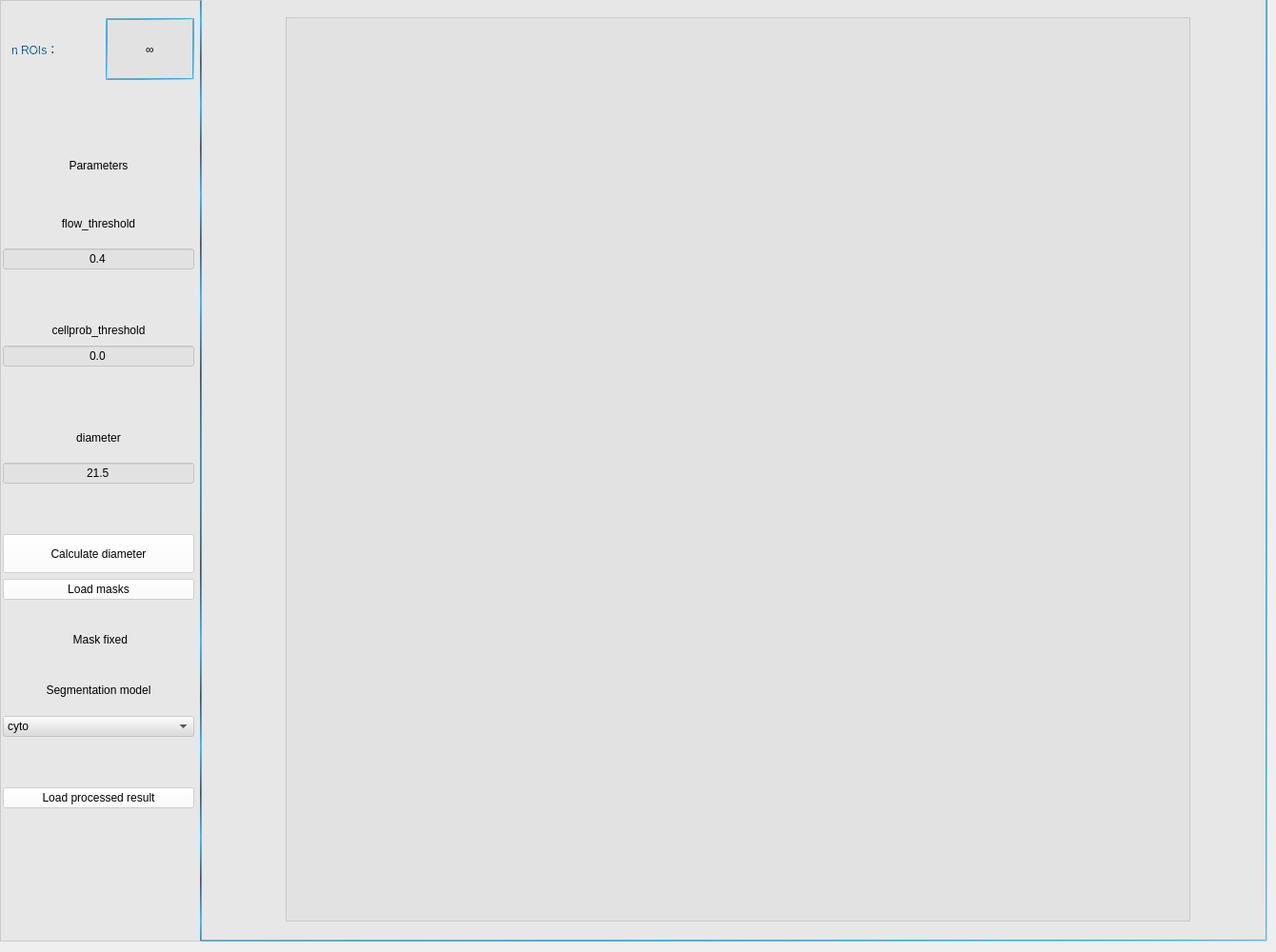
            <widget class="QWidget" name="tab_3">
             <attribute name="title">
              <string>Tab3</string>
             </attribute>
             <widget class="QFrame" name="frame_72">
              <property name="geometry">
               <rect>
                <x>210</x>
                <y>-2</y>
                <width>1121</width>
                <height>991</height>
               </rect>
              </property>
              <property name="sizePolicy">
               <sizepolicy hsizetype="Expanding" vsizetype="Ignored">
                <horstretch>5</horstretch>
                <verstretch>5</verstretch>
               </sizepolicy>
              </property>
              <property name="maximumSize">
               <size>
                <width>1125</width>
                <height>991</height>
               </size>
              </property>
              <property name="styleSheet">
               <string notr="true">#frame_72{
background-color:rgba(220, 220, 220, 120);
border:2px solid qlineargradient(spread:pad, x1:0, y1:0, x2:1, y2:1, stop:0 rgba(107, 171, 184, 214), stop:0.545455 rgba(19, 157, 230, 211), stop:1 rgba(236, 241, 245, 232));
}</string>
              </property>
              <property name="frameShape">
               <enum>QFrame::StyledPanel</enum>
              </property>
              <property name="frameShadow">
               <enum>QFrame::Raised</enum>
              </property>
              <widget class="QFrame" name="frame_15">
               <property name="geometry">
                <rect>
                 <x>90</x>
                 <y>20</y>
                 <width>950</width>
                 <height>950</height>
                </rect>
               </property>
               <property name="maximumSize">
                <size>
                 <width>950</width>
                 <height>950</height>
                </size>
               </property>
               <property name="frameShape">
                <enum>QFrame::StyledPanel</enum>
               </property>
               <property name="frameShadow">
                <enum>QFrame::Raised</enum>
               </property>
               <widget class="QLabel" name="label_largeseg">
                <property name="geometry">
                 <rect>
                  <x>0</x>
                  <y>0</y>
                  <width>951</width>
                  <height>951</height>
                 </rect>
                </property>
                <property name="styleSheet">
                 <string notr="true">#label_largeseg{
background-color:rgba(220, 220, 220, 120);

}</string>
                </property>
                <property name="text">
                 <string/>
                </property>
               </widget>
              </widget>
             </widget>
             <widget class="QFrame" name="frame_62">
              <property name="geometry">
               <rect>
                <x>0</x>
                <y>0</y>
                <width>212</width>
                <height>989</height>
               </rect>
              </property>
              <property name="sizePolicy">
               <sizepolicy hsizetype="Expanding" vsizetype="Preferred">
                <horstretch>25</horstretch>
                <verstretch>0</verstretch>
               </sizepolicy>
              </property>
              <property name="minimumSize">
               <size>
                <width>172</width>
                <height>488</height>
               </size>
              </property>
              <property name="styleSheet">
               <string notr="true">background-color:rgba(220, 220, 220, 120);
border-right:2px solid qradialgradient(spread:repeat, cx:0.5, cy:0.5, radius:0.077, fx:0.5, fy:0.5, stop:0 rgba(0, 169, 255, 147), stop:0.497326 rgba(0, 0, 0, 147), stop:1 rgba(0, 169, 255, 147));</string>
              </property>
              <property name="frameShape">
               <enum>QFrame::StyledPanel</enum>
              </property>
              <property name="frameShadow">
               <enum>QFrame::Raised</enum>
              </property>
              <layout class="QVBoxLayout" name="verticalLayout_14">
               <property name="leftMargin">
                <number>2</number>
               </property>
               <property name="rightMargin">
                <number>7</number>
               </property>
               <item>
                <widget class="QFrame" name="frame_63">
                 <property name="sizePolicy">
                  <sizepolicy hsizetype="Preferred" vsizetype="Expanding">
                   <horstretch>0</horstretch>
                   <verstretch>4</verstretch>
                  </sizepolicy>
                 </property>
                 <property name="styleSheet">
                  <string notr="true">background:transparent;
border:none;</string>
                 </property>
                 <property name="frameShape">
                  <enum>QFrame::StyledPanel</enum>
                 </property>
                 <property name="frameShadow">
                  <enum>QFrame::Raised</enum>
                 </property>
                 <layout class="QHBoxLayout" name="horizontalLayout_19">
                  <property name="rightMargin">
                   <number>0</number>
                  </property>
                  <item>
                   <widget class="QLabel" name="label_36">
                    <property name="layoutDirection">
                     <enum>Qt::LeftToRight</enum>
                    </property>
                    <property name="styleSheet">
                     <string notr="true">font: bold 12pt &quot;微软雅黑&quot;;
color:qradialgradient(spread:repeat, cx:0.5, cy:0.5, radius:0.077, fx:0.5, fy:0.5, stop:0 rgba(0, 149, 255, 220), stop:0.497326 rgba(0, 0, 0, 220) stop:1 rgba(0, 169, 255, 220));
</string>
                    </property>
                    <property name="text">
                     <string>n ROIs：</string>
                    </property>
                    <property name="alignment">
                     <set>Qt::AlignLeading|Qt::AlignLeft|Qt::AlignVCenter</set>
                    </property>
                   </widget>
                  </item>
                  <item>
                   <widget class="QLabel" name="label_n_roi_2">
                    <property name="styleSheet">
                     <string notr="true">background-color:rgba(220, 220, 220, 120);
border:2px solid qlineargradient(spread:pad, x1:0, y1:0, x2:1, y2:1, stop:0 rgba(107, 171, 184, 214), stop:0.545455 rgba(19, 157, 230, 211), stop:1 rgba(236, 241, 245, 232));
font: 75 10pt &quot;Adobe Gothic Std B&quot;;
font: 12pt &quot;Times New Roman&quot;;</string>
                    </property>
                    <property name="text">
                     <string>∞</string>
                    </property>
                    <property name="alignment">
                     <set>Qt::AlignCenter</set>
                    </property>
                   </widget>
                  </item>
                 </layout>
                </widget>
               </item>
               <item>
                <widget class="QLabel" name="label_37">
                 <property name="sizePolicy">
                  <sizepolicy hsizetype="Preferred" vsizetype="Expanding">
                   <horstretch>0</horstretch>
                   <verstretch>4</verstretch>
                  </sizepolicy>
                 </property>
                 <property name="styleSheet">
                  <string notr="true">background:transparent;
font: 75 12pt &quot;Adobe Gothic Std B&quot;;
border:none;</string>
                 </property>
                 <property name="text">
                  <string>Parameters</string>
                 </property>
                 <property name="alignment">
                  <set>Qt::AlignBottom|Qt::AlignHCenter</set>
                 </property>
                </widget>
               </item>
               <item>
                <widget class="QFrame" name="frame_64">
                 <property name="sizePolicy">
                  <sizepolicy hsizetype="Preferred" vsizetype="Expanding">
                   <horstretch>0</horstretch>
                   <verstretch>1</verstretch>
                  </sizepolicy>
                 </property>
                 <property name="styleSheet">
                  <string notr="true">background:transparent;
border:none;</string>
                 </property>
                 <property name="frameShape">
                  <enum>QFrame::StyledPanel</enum>
                 </property>
                 <property name="frameShadow">
                  <enum>QFrame::Raised</enum>
                 </property>
                </widget>
               </item>
               <item>
                <widget class="QLabel" name="label_38">
                 <property name="sizePolicy">
                  <sizepolicy hsizetype="Preferred" vsizetype="Expanding">
                   <horstretch>0</horstretch>
                   <verstretch>2</verstretch>
                  </sizepolicy>
                 </property>
                 <property name="styleSheet">
                  <string notr="true">background:transparent;
border:none;
font: 9pt &quot;微软雅黑&quot;;</string>
                 </property>
                 <property name="text">
                  <string>flow_threshold</string>
                 </property>
                 <property name="alignment">
                  <set>Qt::AlignCenter</set>
                 </property>
                </widget>
               </item>
               <item>
                <widget class="QLineEdit" name="lineEdit_flowthr_2">
                 <property name="sizePolicy">
                  <sizepolicy hsizetype="Expanding" vsizetype="Expanding">
                   <horstretch>0</horstretch>
                   <verstretch>1</verstretch>
                  </sizepolicy>
                 </property>
                 <property name="text">
                  <string>0.4</string>
                 </property>
                 <property name="alignment">
                  <set>Qt::AlignCenter</set>
                 </property>
                </widget>
               </item>
               <item>
                <widget class="QFrame" name="frame_65">
                 <property name="sizePolicy">
                  <sizepolicy hsizetype="Preferred" vsizetype="Expanding">
                   <horstretch>0</horstretch>
                   <verstretch>2</verstretch>
                  </sizepolicy>
                 </property>
                 <property name="styleSheet">
                  <string notr="true">background:transparent;
border:none;</string>
                 </property>
                 <property name="frameShape">
                  <enum>QFrame::StyledPanel</enum>
                 </property>
                 <property name="frameShadow">
                  <enum>QFrame::Raised</enum>
                 </property>
                </widget>
               </item>
               <item>
                <widget class="QLabel" name="label_39">
                 <property name="sizePolicy">
                  <sizepolicy hsizetype="Preferred" vsizetype="Expanding">
                   <horstretch>0</horstretch>
                   <verstretch>1</verstretch>
                  </sizepolicy>
                 </property>
                 <property name="styleSheet">
                  <string notr="true">background:transparent;
border:none;
font: 9pt &quot;微软雅黑&quot;;</string>
                 </property>
                 <property name="text">
                  <string>cellprob_threshold</string>
                 </property>
                 <property name="alignment">
                  <set>Qt::AlignCenter</set>
                 </property>
                </widget>
               </item>
               <item>
                <widget class="QLineEdit" name="lineEdit_cellprobthr_2">
                 <property name="sizePolicy">
                  <sizepolicy hsizetype="Expanding" vsizetype="Expanding">
                   <horstretch>0</horstretch>
                   <verstretch>1</verstretch>
                  </sizepolicy>
                 </property>
                 <property name="text">
                  <string>0.0</string>
                 </property>
                 <property name="alignment">
                  <set>Qt::AlignCenter</set>
                 </property>
                </widget>
               </item>
               <item>
                <widget class="QFrame" name="frame_66">
                 <property name="sizePolicy">
                  <sizepolicy hsizetype="Preferred" vsizetype="Expanding">
                   <horstretch>0</horstretch>
                   <verstretch>2</verstretch>
                  </sizepolicy>
                 </property>
                 <property name="styleSheet">
                  <string notr="true">background:transparent;
border:none;</string>
                 </property>
                 <property name="frameShape">
                  <enum>QFrame::StyledPanel</enum>
                 </property>
                 <property name="frameShadow">
                  <enum>QFrame::Raised</enum>
                 </property>
                </widget>
               </item>
               <item>
                <widget class="QLabel" name="label_40">
                 <property name="sizePolicy">
                  <sizepolicy hsizetype="Preferred" vsizetype="Expanding">
                   <horstretch>0</horstretch>
                   <verstretch>2</verstretch>
                  </sizepolicy>
                 </property>
                 <property name="styleSheet">
                  <string notr="true">background:transparent;
border:none;
font: 9pt &quot;微软雅黑&quot;;</string>
                 </property>
                 <property name="text">
                  <string>diameter</string>
                 </property>
                 <property name="alignment">
                  <set>Qt::AlignCenter</set>
                 </property>
                </widget>
               </item>
               <item>
                <widget class="QLineEdit" name="lineEdit_diameter_2">
                 <property name="sizePolicy">
                  <sizepolicy hsizetype="Expanding" vsizetype="Expanding">
                   <horstretch>0</horstretch>
                   <verstretch>1</verstretch>
                  </sizepolicy>
                 </property>
                 <property name="text">
                  <string>21.5</string>
                 </property>
                 <property name="alignment">
                  <set>Qt::AlignCenter</set>
                 </property>
                </widget>
               </item>
               <item>
                <widget class="QFrame" name="frame_67">
                 <property name="sizePolicy">
                  <sizepolicy hsizetype="Preferred" vsizetype="Expanding">
                   <horstretch>0</horstretch>
                   <verstretch>2</verstretch>
                  </sizepolicy>
                 </property>
                 <property name="styleSheet">
                  <string notr="true">background:transparent;
border:none;</string>
                 </property>
                 <property name="frameShape">
                  <enum>QFrame::StyledPanel</enum>
                 </property>
                 <property name="frameShadow">
                  <enum>QFrame::Raised</enum>
                 </property>
                </widget>
               </item>
               <item>
                <widget class="QPushButton" name="pushButton_cal_diameter_2">
                 <property name="sizePolicy">
                  <sizepolicy hsizetype="Minimum" vsizetype="Expanding">
                   <horstretch>0</horstretch>
                   <verstretch>2</verstretch>
                  </sizepolicy>
                 </property>
                 <property name="styleSheet">
                  <string notr="true">QPushButton{
background-color:rgba(255,255,255,150);
font: 9pt &quot;微软雅黑&quot;;
}
QPushButton:hover
{
margin:1px;
}</string>
                 </property>
                 <property name="text">
                  <string>Calculate diameter</string>
                 </property>
                </widget>
               </item>
               <item>
                <widget class="QPushButton" name="pushButton_load_masks_2">
                 <property name="styleSheet">
                  <string notr="true">QPushButton{
background-color:rgba(255,255,255,150);
font: 9pt &quot;微软雅黑&quot;;
}
QPushButton:hover
{
margin:1px;
}</string>
                 </property>
                 <property name="text">
                  <string>Load masks</string>
                 </property>
                </widget>
               </item>
               <item>
                <widget class="QFrame" name="frame_68">
                 <property name="sizePolicy">
                  <sizepolicy hsizetype="Preferred" vsizetype="Expanding">
                   <horstretch>0</horstretch>
                   <verstretch>3</verstretch>
                  </sizepolicy>
                 </property>
                 <property name="styleSheet">
                  <string notr="true">background:transparent;
border:none;</string>
                 </property>
                 <property name="frameShape">
                  <enum>QFrame::StyledPanel</enum>
                 </property>
                 <property name="frameShadow">
                  <enum>QFrame::Raised</enum>
                 </property>
                 <widget class="QCheckBox" name="checkBox_maskfix_2">
                  <property name="geometry">
                   <rect>
                    <x>30</x>
                    <y>20</y>
                    <width>121</width>
                    <height>31</height>
                   </rect>
                  </property>
                  <property name="layoutDirection">
                   <enum>Qt::RightToLeft</enum>
                  </property>
                  <property name="styleSheet">
                   <string notr="true">background: transparent;
border: transparent;
font: 10pt &quot;微软雅黑&quot;;</string>
                  </property>
                  <property name="text">
                   <string>Mask fixed</string>
                  </property>
                 </widget>
                </widget>
               </item>
               <item>
                <widget class="QLabel" name="label_41">
                 <property name="sizePolicy">
                  <sizepolicy hsizetype="Preferred" vsizetype="Expanding">
                   <horstretch>0</horstretch>
                   <verstretch>2</verstretch>
                  </sizepolicy>
                 </property>
                 <property name="styleSheet">
                  <string notr="true">background:transparent;
border:none;
font: 9pt &quot;微软雅黑&quot;;</string>
                 </property>
                 <property name="text">
                  <string>Segmentation model</string>
                 </property>
                 <property name="alignment">
                  <set>Qt::AlignCenter</set>
                 </property>
                </widget>
               </item>
               <item>
                <widget class="QComboBox" name="comboBox_segmodel_2">
                 <property name="sizePolicy">
                  <sizepolicy hsizetype="Preferred" vsizetype="Expanding">
                   <horstretch>0</horstretch>
                   <verstretch>1</verstretch>
                  </sizepolicy>
                 </property>
                 <property name="styleSheet">
                  <string notr="true">QComboBox{
font: 9pt &quot;微软雅黑&quot;;
}

QComboBox QAbstractItemView {
background:white;
} </string>
                 </property>
                 <item>
                  <property name="text">
                   <string>cyto</string>
                  </property>
                 </item>
                 <item>
                  <property name="text">
                   <string>cyto2</string>
                  </property>
                 </item>
                </widget>
               </item>
               <item>
                <widget class="QFrame" name="frame_70">
                 <property name="sizePolicy">
                  <sizepolicy hsizetype="Preferred" vsizetype="Expanding">
                   <horstretch>0</horstretch>
                   <verstretch>2</verstretch>
                  </sizepolicy>
                 </property>
                 <property name="styleSheet">
                  <string notr="true">background:transparent;
border:none;</string>
                 </property>
                 <property name="frameShape">
                  <enum>QFrame::StyledPanel</enum>
                 </property>
                 <property name="frameShadow">
                  <enum>QFrame::Raised</enum>
                 </property>
                </widget>
               </item>
               <item>
                <widget class="QPushButton" name="pushButton_load_result_2">
                 <property name="sizePolicy">
                  <sizepolicy hsizetype="Ignored" vsizetype="Expanding">
                   <horstretch>0</horstretch>
                   <verstretch>1</verstretch>
                  </sizepolicy>
                 </property>
                 <property name="styleSheet">
                  <string notr="true">QPushButton{
background-color:rgba(255,255,255,150);
font: 9pt &quot;微软雅黑&quot;;
}
QPushButton:hover
{
margin:1px;
}</string>
                 </property>
                 <property name="text">
                  <string>Load processed result</string>
                 </property>
                </widget>
               </item>
               <item>
                <widget class="QFrame" name="frame_71">
                 <property name="sizePolicy">
                  <sizepolicy hsizetype="Preferred" vsizetype="Expanding">
                   <horstretch>0</horstretch>
                   <verstretch>6</verstretch>
                  </sizepolicy>
                 </property>
                 <property name="styleSheet">
                  <string notr="true">background:transparent;
border:none;</string>
                 </property>
                 <property name="frameShape">
                  <enum>QFrame::StyledPanel</enum>
                 </property>
                 <property name="frameShadow">
                  <enum>QFrame::Raised</enum>
                 </property>
                </widget>
               </item>
              </layout>
             </widget>
            </widget>
